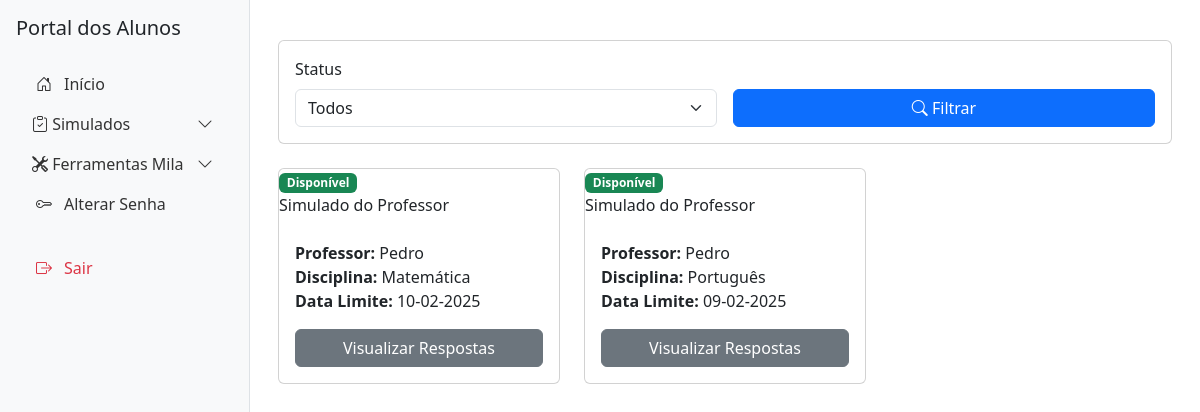
The page /alunos/simulados-professores (signed in) on the database its author committed.
### tables this page shows
CREATE TABLE simulados_gerados_professor (
    id INTEGER PRIMARY KEY AUTOINCREMENT,
    professor_id INTEGER NOT NULL,
    disciplina_id INTEGER NOT NULL,
    serie_id INTEGER NOT NULL,
    data_criacao TIMESTAMP DEFAULT CURRENT_TIMESTAMP, mes_id INTEGER REFERENCES meses(id), status TEXT DEFAULT 'gerado',
    FOREIGN KEY (professor_id) REFERENCES user(id),
    FOREIGN KEY (disciplina_id) REFERENCES disciplinas(id),
    FOREIGN KEY (serie_id) REFERENCES series(id)
);

### models.py (models this page shows, shortened)
class User(UserMixin, db.Model):
    __tablename__ = 'usuarios'  # Nome da tabela no banco de dados
    id = db.Column(db.Integer, primary_key=True)
    tipo_registro = db.Column(db.String)
    codigo_inep_escola = db.Column(db.String)
    cpf = db.Column(db.String)
    email = db.Column(db.String)
    _senha = db.Column('senha', db.String)  # Campo senha do banco de dados
    nome = db.Column(db.String)
    data_nascimento = db.Column(db.String)
    mae = db.Column(db.String)
    pai = db.Column(db.String)
    sexo = db.Column(db.Integer)
    codigo_ibge = db.Column(db.String)
    cep = db.Column(db.String)
    escola_id = db.Column(db.Integer, db.ForeignKey('escolas.id'))
    tipo_ensino_id = db.Column(db.Integer)
    serie_id = db.Column(db.Integer)
    turma_id = db.Column(db.Integer, db.ForeignKey('turmas.id'))
    tipo_usuario_id = db.Column(db.Integer)  # 1=admin, 2=secretaria, 3=professor, 4=aluno
    cidade_id = db.Column(db.Integer, db.ForeignKey('cidades.id'))  # Adicionando chave estrangeira para cidade
    ultimo_login = db.Column(db.Float)
    tentativas_login = db.Column(db.Integer)
    data_atualizacao_senha = db.Column(db.Float)
    bloqueado = db.Column(db.Integer)
    token_reset_senha = db.Column(db.String)
    token_expiracao = db.Column(db.Float)
    @property
    def senha(self):
        return self._senha
    @senha.setter
    def senha(self, senha):
        self._senha = hash_password(senha)
    cidade = db.relationship('Cidade', back_populates='usuarios')
    escola_vinculada = db.relationship('Escola', back_populates='professores')
    turma = db.relationship('Turma', backref='alunos')
    disciplinas = db.relationship('Disciplina', secondary=professor_disciplina, lazy='subquery',
        backref=db.backref('professores', lazy=True))
    turmas_lecionadas = db.relationship('Turma', secondary=professor_turma_escola, lazy='subquery',
        backref=db.backref('professores', lazy=True))

class Disciplina(db.Model):
    __tablename__ = 'disciplinas'
    id = db.Column(db.Integer, primary_key=True)
    nome = db.Column(db.String(100), nullable=False)
    descricao = db.Column(db.Text)

### routes/simulados.py (the view)
@simulados_bp.route('/alunos/simulados-professores')
@login_required
def listar_simulados_professores():
    if current_user.tipo_usuario_id != 4:  # Apenas alunos podem acessar
        flash("Acesso não autorizado.", "danger")
        return redirect(url_for("index"))
    db = get_db()
    simulados = db.execute("""
        SELECT sgp.id, d.nome AS disciplina_nome, sgp.mes_id,
               strftime('%d-%m-%Y', date(sgp.data_criacao)) as data_envio,
               CASE
                   WHEN ds.id IS NOT NULL THEN 'respondido'
                   WHEN am.status IS NOT NULL THEN am.status
                   ELSE 'não respondido'
               END as status,
               u.nome as professor_nome,
               ds.desempenho as nota
        FROM simulados_gerados_professor sgp
        JOIN disciplinas d ON sgp.disciplina_id = d.id
        JOIN usuarios u ON sgp.professor_id = u.id
        LEFT JOIN aluno_simulado am ON am.simulado_id = sgp.id AND am.aluno_id = ?
        LEFT JOIN desempenho_simulado ds ON ds.simulado_id = sgp.id
            AND ds.aluno_id = ? AND ds.tipo_usuario_id = 3
        ORDER BY
            CASE
                WHEN ds.id IS NOT NULL THEN 1
                WHEN am.status = 'não respondido' THEN 0
                ELSE 1
            END,
            sgp.data_criacao DESC
    """, [current_user.id, current_user.id]).fetchall()
    meses = [
        (1, "Janeiro"), (2, "Fevereiro"), (3, "Março"),
        (4, "Abril"), (5, "Maio"), (6, "Junho"),
        (7, "Julho"), (8, "Agosto"), (9, "Setembro"),
        (10, "Outubro"), (11, "Novembro"), (12, "Dezembro")
    ]
    return render_template('alunos/simulados_professores.html', simulados=simulados, meses=meses)

### app.py (called while the page is built)
@app.context_processor
def utility_processor():
    return dict(enumerate=enumerate)

@login_manager.user_loader
def load_user(user_id):
    db = get_db()
    cursor = db.cursor()
    cursor.execute("""
        SELECT id, nome, tipo_usuario_id, escola_id, serie_id, turma_id, email, codigo_ibge
        FROM usuarios
        WHERE id = ?
    """, (user_id,))
    user_data = cursor.fetchone()
    if user_data:
        app.logger.info(f"Usuário carregado: {user_data}")
        return User(
            id=user_data[0],
            nome=user_data[1],
            tipo_usuario_id=user_data[2],
            escola_id=user_data[3],
            serie_id=user_data[4],
            turma_id=user_data[5],
            email=user_data[6],
            codigo_ibge=user_data[7]
        )
    app.logger.warning(f"Usuário com ID {user_id} não encontrado.")
    return None

def get_db():
    db = getattr(g, '_database', None)
    if db is None:
        db = g._database = sqlite3.connect(DATABASE)
    return db

@app.teardown_appcontext
def close_connection(exception):
    db = getattr(g, '_database', None)
    if db is not None:
        db.close()

### routes/simulados.py (called while the page is built)
def get_db():
    if 'db' not in g:
        g.db = sqlite3.connect('educacional.db')
        g.db.row_factory = sqlite3.Row
    return g.db

### templates/alunos/simulados_professores.html (shortened to what this page needs)
{% extends "alunos/base_alunos.html" %}
{% block content %}
<div class="container mt-4">
    <div class="card mb-4">
        <div class="card-body">
            <form id="filtro-form" class="row g-3">
                <div class="col-md-6">
                    <label for="filtro-status" class="form-label">Status</label>
                    <select class="form-select" id="filtro-status">
                        <option value="">Todos</option>
                    </select>
                </div>
                <div class="col-md-6 d-flex align-items-end">
                    <button type="submit" class="btn btn-primary w-100">
                        <i class="bi bi-search"></i> Filtrar
                    </button>
                </div>
            </form>
        </div>
    </div>
    <div class="row" id="lista-simulados">
        {% for simulado in simulados %}
        <div class="col-md-4 mb-4">
            <div class="card h-100 simulado-card">
                <div class="simulado-status">
                    {% if simulado.id in desempenho_simulado %}
                    <span class="badge bg-primary">Respondido</span>
                    {% else %}
                    <span class="badge bg-success">Disponível</span>
                    {% endif %}
                </div>
                <div class="simulado-tipo">
                     Simulado do Professor
                </div>
                <div class="card-body">
                    <p class="card-text">
                        <strong>Professor:</strong> {{ simulado.professor_nome }}<br>
                        <strong>Disciplina:</strong> {{ simulado.disciplina_nome }}<br>
                        <strong>Data Limite:</strong> {{ simulado.data_envio }}
                    </p>
                    <div class="mt-3">
                        {% if simulado.status == 'respondido' or simulado.status == 'finalizado' %}
                        <a href="{{ url_for('simulados.responder_simulado', simulado_id=simulado.id, origem='professor') }}"
                           class="btn btn-secondary w-100">
                             Visualizar Respostas
                        </a>
                        {% else %}
                        <a href="{{ url_for('simulados.responder_simulado', simulado_id=simulado.id, origem='professor') }}"
                           class="btn btn-primary w-100">
                            <i class="fas fa-pencil-alt"></i> Responder
                        </a>
                        {% endif %}
                    </div>
                </div>
            </div>
        </div>
        {% endfor %}
    </div>
</div>
{% endblock %}

### templates/base.html (style rules this page uses)
body { min-height: 100vh; display: flex; flex-direction: column; }

### rows shown on the page
simulados_gerados_professor: shows "Disponível", professor_nome "Pedro", disciplina_nome "Matemática", data_envio "10-02-2025"
simulados_gerados_professor: shows "Disponível", professor_nome "Pedro", disciplina_nome "Português", data_envio "09-02-2025"
